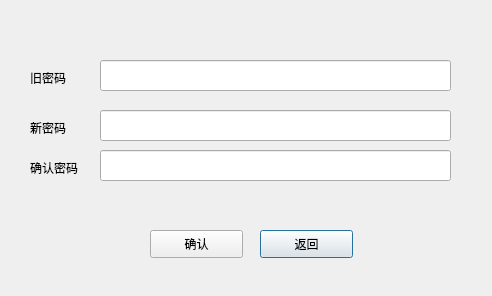
<?xml version="1.0" encoding="UTF-8"?>
<ui version="4.0">
 <class>editpasswd</class>
 <widget class="QDialog" name="editpasswd">
  <property name="geometry">
   <rect>
    <x>0</x>
    <y>0</y>
    <width>492</width>
    <height>296</height>
   </rect>
  </property>
  <property name="windowTitle">
   <string>Dialog</string>
  </property>
  <widget class="QPushButton" name="login_backButton">
   <property name="geometry">
    <rect>
     <x>260</x>
     <y>230</y>
     <width>93</width>
     <height>28</height>
    </rect>
   </property>
   <property name="text">
    <string>返回</string>
   </property>
  </widget>
  <widget class="QLabel" name="login_confirmPasswdLabel">
   <property name="geometry">
    <rect>
     <x>30</x>
     <y>160</y>
     <width>72</width>
     <height>15</height>
    </rect>
   </property>
   <property name="text">
    <string>确认密码</string>
   </property>
  </widget>
  <widget class="QLabel" name="login_passwdLabel">
   <property name="geometry">
    <rect>
     <x>30</x>
     <y>120</y>
     <width>72</width>
     <height>15</height>
    </rect>
   </property>
   <property name="text">
    <string>新密码</string>
   </property>
  </widget>
  <widget class="QLineEdit" name="login_confirmPasswdInput">
   <property name="geometry">
    <rect>
     <x>100</x>
     <y>150</y>
     <width>351</width>
     <height>31</height>
    </rect>
   </property>
   <property name="echoMode">
    <enum>QLineEdit::Password</enum>
   </property>
   <property name="clearButtonEnabled">
    <bool>false</bool>
   </property>
  </widget>
  <widget class="QLineEdit" name="login_passwdInput">
   <property name="geometry">
    <rect>
     <x>100</x>
     <y>110</y>
     <width>351</width>
     <height>31</height>
    </rect>
   </property>
   <property name="focusPolicy">
    <enum>Qt::StrongFocus</enum>
   </property>
   <property name="echoMode">
    <enum>QLineEdit::Password</enum>
   </property>
  </widget>
  <widget class="QPushButton" name="login_okButton">
   <property name="geometry">
    <rect>
     <x>150</x>
     <y>230</y>
     <width>93</width>
     <height>28</height>
    </rect>
   </property>
   <property name="text">
    <string>确认</string>
   </property>
  </widget>
  <widget class="QLabel" name="login_repeatPasswdState">
   <property name="geometry">
    <rect>
     <x>100</x>
     <y>190</y>
     <width>351</width>
     <height>16</height>
    </rect>
   </property>
   <property name="font">
    <font>
     <family>Microsoft YaHei UI</family>
     <weight>75</weight>
     <bold>true</bold>
    </font>
   </property>
   <property name="text">
    <string/>
   </property>
  </widget>
  <widget class="QLabel" name="login_passwdLabel_old">
   <property name="geometry">
    <rect>
     <x>30</x>
     <y>70</y>
     <width>72</width>
     <height>15</height>
    </rect>
   </property>
   <property name="text">
    <string>旧密码</string>
   </property>
  </widget>
  <widget class="QLineEdit" name="login_passwdInput_old">
   <property name="geometry">
    <rect>
     <x>100</x>
     <y>60</y>
     <width>351</width>
     <height>31</height>
    </rect>
   </property>
   <property name="focusPolicy">
    <enum>Qt::StrongFocus</enum>
   </property>
   <property name="echoMode">
    <enum>QLineEdit::Password</enum>
   </property>
  </widget>
 </widget>
 <resources/>
 <connections/>
</ui>
